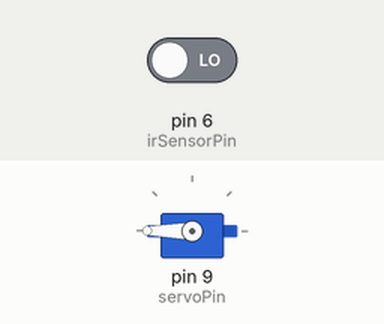
Bench run of a sketch on a simulated Arduino Uno, built with avr-gcc and run on an emulated ATmega328P. Parts: servo. The test bench sets the inputs (shaded band); at power-on: pin 6 (irSensorPin) LOW.

Above: at 0.05 s.
Timing chart, 0 to 39.0 s (numbered marks = the images above):
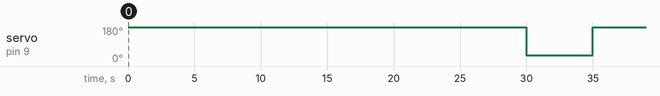

The sketch:

PROIECT_Dozator_de_Dezalcoolizare.ino
```cpp
#include <Servo.h>

Servo myServo;

const int servoPin = 9;
const int irSensorPin = 6;

const int openAngle = 30;
const int closeAngle = 180;

unsigned long interval = 30000;
const unsigned long openDuration = 5000;
const unsigned long maxInterval = 60000;

unsigned long previousMillis = 0;
bool isTimerExpired = false;
int openCount = 0;

void setup() {
  pinMode(irSensorPin, INPUT);
  myServo.attach(servoPin);

  myServo.write(closeAngle);
}

void loop() {
  unsigned long currentMillis = millis();

  if (currentMillis - previousMillis >= interval) {
    isTimerExpired = true;
    previousMillis = currentMillis;
  }

  if (isTimerExpired) {
    if (digitalRead(irSensorPin) == LOW) {
      myServo.write(openAngle);
      delay(openDuration);
      myServo.write(closeAngle);
      isTimerExpired = false;

      openCount++;

      if (openCount >= 3) {
        openCount = 0;
        if (interval < maxInterval) {
          interval += 10000;
        }
      }
    }
  }
}
```

Measured:
- by itself, servo on pin 9 (servoPin): alternates 180° for 25.0 s and 30° for 5.0 s
